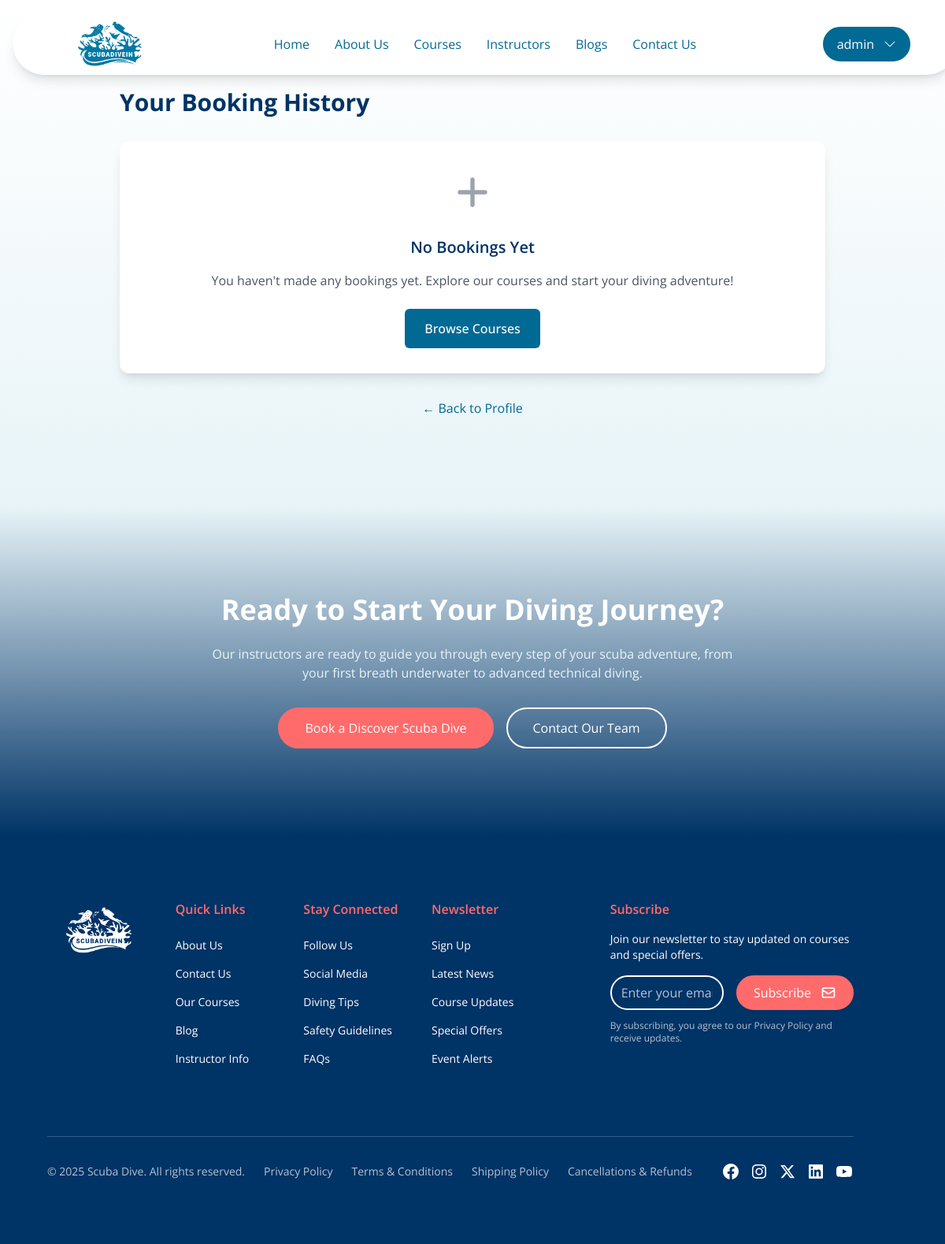
Page /accounts/bookings/ (signed in) on the earlier database version.
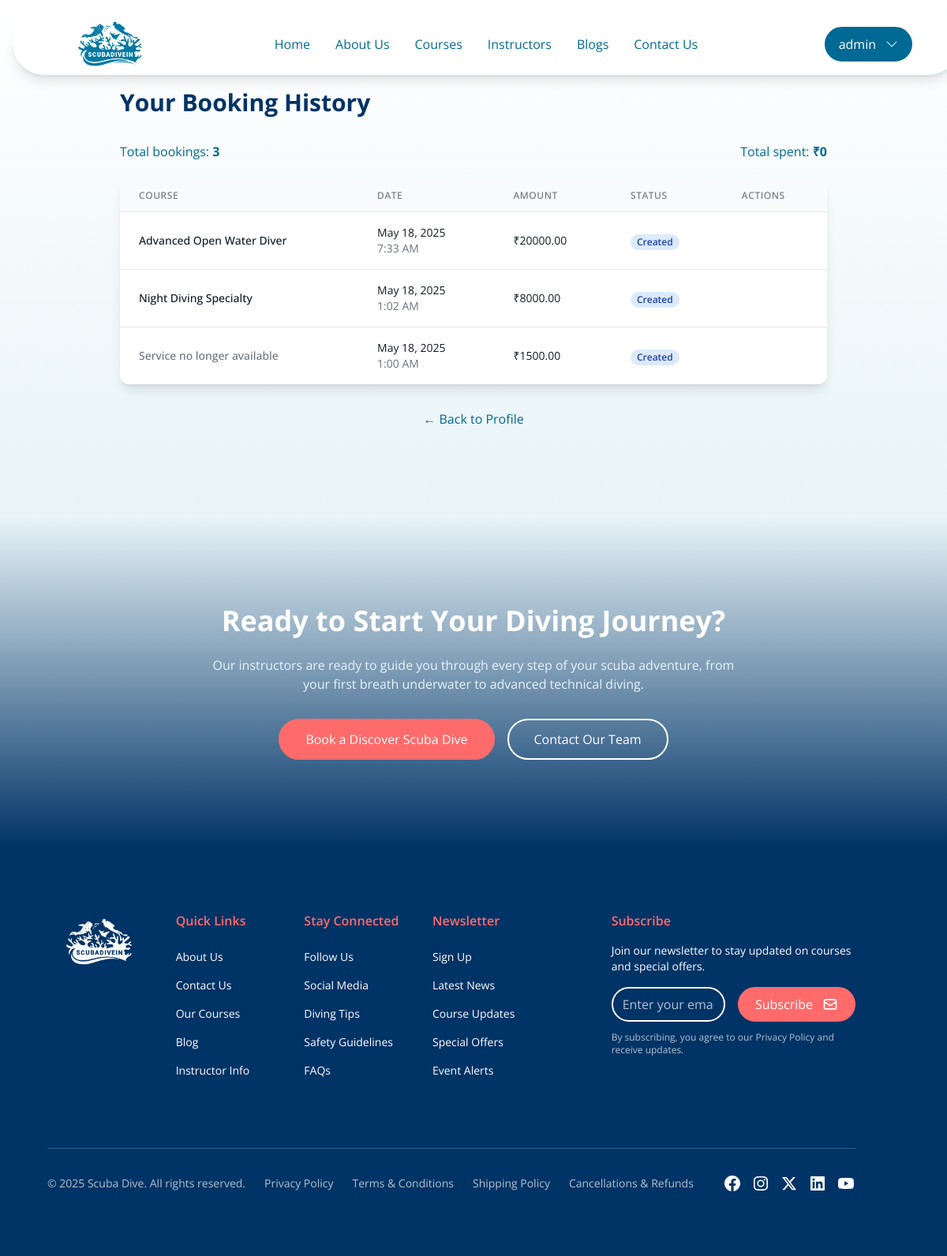
Same page on the later database version.
### mainSite/models.py (models this page shows, shortened)
class RazorpayPayment(models.Model):
    PAYMENT_STATUS_CHOICES = (
        ('created', 'Created'),
        ('attempted', 'Attempted'),
        ('completed', 'Completed'),
        ('failed', 'Failed'),
        ('refunded', 'Refunded'),
    )
    user = models.ForeignKey(settings.AUTH_USER_MODEL, on_delete=models.CASCADE, related_name='payments', null=True)
    service = models.ForeignKey(DivingService, on_delete=models.CASCADE, related_name='payments', null=True)
    event = models.ForeignKey(Event, on_delete=models.CASCADE, related_name='payments', null=True)
    order_id = models.CharField(max_length=100, db_index=True)
    payment_id = models.CharField(max_length=100, null=True, blank=True, db_index=True)
    amount = models.DecimalField(max_digits=10, decimal_places=2)
    currency = models.CharField(max_length=10, default='INR')
    status = models.CharField(max_length=20, choices=PAYMENT_STATUS_CHOICES, default='created', db_index=True)
    booking_date = models.DateField(null=True, blank=True, db_index=True)
    participants = models.PositiveIntegerField(default=1)
    customer_notes = models.TextField(blank=True)
    created_at = models.DateTimeField(auto_now_add=True, db_index=True)
    updated_at = models.DateTimeField(auto_now=True)
    class Meta:
        indexes = [
            models.Index(fields=['user', 'status']),
            models.Index(fields=['service', 'booking_date']),
            models.Index(fields=['event', 'booking_date']),
            models.Index(fields=['created_at']),
        ]

class DivingService(models.Model):
    DIFFICULTY_CHOICES = (
        ('beginner', 'Beginner'),
        ('intermediate', 'Intermediate'),
        ('advanced', 'Advanced'),
    )
    name = models.CharField(max_length=200, db_index=True)
    slug = models.SlugField(unique=True, db_index=True)
    category = models.ForeignKey(ServiceCategory, on_delete=models.CASCADE, related_name='services')
    short_description = models.CharField(max_length=255)
    description = models.TextField()
    price = models.DecimalField(max_digits=10, decimal_places=2, db_index=True)
    duration = models.PositiveIntegerField(help_text="Duration in minutes")
    max_participants = models.PositiveIntegerField(default=10)
    difficulty_level = models.CharField(max_length=20, choices=DIFFICULTY_CHOICES, default='beginner', db_index=True)
    included_items = models.TextField(blank=True, help_text="Items included in the service, one per line")
    requirements = models.TextField(blank=True, help_text="Requirements for this service, one per line")
    featured_image = ImageKitField(folder_name='service_images', max_length=500, blank=True, null=True)
    is_featured = models.BooleanField(default=False, db_index=True)
    is_active = models.BooleanField(default=True, db_index=True)
    created_at = models.DateTimeField(auto_now_add=True, db_index=True)
    updated_at = models.DateTimeField(auto_now=True)
    class Meta:
        ordering = ['category', 'name']
        indexes = [
            models.Index(fields=['category', 'name']),
            models.Index(fields=['is_featured', 'is_active']),
            models.Index(fields=['difficulty_level']),
        ]

### accounts/views.py (the view)
# urls.py: path('bookings/', views.booking_history, name='booking_history'),
@login_required
def booking_history(request):
    bookings = request.user.payments.all().order_by('-created_at')
    total_spent = bookings.filter(status='completed').aggregate(Sum('amount'))['amount__sum'] or 0
    return render(request, 'accounts/booking_history.html', {
        'bookings': bookings,
        'total_spent': total_spent
    })

### mainSite/utils/imagekit_field.py (called while the page is built)
    def get_internal_type(self):
        return 'CharField'

    def from_db_value(self, value, expression, connection):
        if value is None:
            return value
        return value

### templates/accounts/booking_history.html (shortened to what the changed rows need)
{% extends '../base.html' %}
{% load static %}
{% block content %}
<section class="px-[5%] py-16 md:py-24 lg:py-28 bg-gradient-to-b from-white to-wave">
  <div class="container mx-auto">
    <div class="max-w-4xl mx-auto">
      <h1 class="text-3xl font-bold text-deep-blue mb-8">Your Booking History</h1>
      {% if bookings %}
        <div class="mb-6 flex justify-between items-center">
          <p class="text-ocean-blue">Total bookings: <span class="font-bold">{{ bookings.count }}</span></p>
          <p class="text-ocean-blue">Total spent: <span class="font-bold">₹{{ total_spent }}</span></p>
        </div>
        <div class="bg-white rounded-xl shadow-lg overflow-hidden">
          <div class="overflow-x-auto">
            <table class="min-w-full divide-y divide-gray-200">
              <thead class="bg-gray-50">
                <tr>
                  <th scope="col" class="px-6 py-3 text-left text-xs font-medium text-gray-500 uppercase tracking-wider">Course</th>
                  <th scope="col" class="px-6 py-3 text-left text-xs font-medium text-gray-500 uppercase tracking-wider">Date</th>
                  <th scope="col" class="px-6 py-3 text-left text-xs font-medium text-gray-500 uppercase tracking-wider">Amount</th>
                  <th scope="col" class="px-6 py-3 text-left text-xs font-medium text-gray-500 uppercase tracking-wider">Status</th>
                  <th scope="col" class="px-6 py-3 text-left text-xs font-medium text-gray-500 uppercase tracking-wider">Actions</th>
                </tr>
              </thead>
              <tbody class="bg-white divide-y divide-gray-200">
                {% for booking in bookings %}
                <tr>
                  <td class="px-6 py-4 whitespace-nowrap">
                    <div class="text-sm font-medium text-gray-900">
                      {% if booking.service %}
                        {{ booking.service.name }}
                      {% else %}
                        <span class="text-gray-500">Service no longer available</span>
                      {% endif %}
                    </div>
                  </td>
                  <td class="px-6 py-4 whitespace-nowrap">
                    <div class="text-sm text-gray-900">{{ booking.created_at|date:"F j, Y" }}</div>
                    <div class="text-sm text-gray-500">{{ booking.created_at|time:"g:i A" }}</div>
                  </td>
                  <td class="px-6 py-4 whitespace-nowrap">
                    <div class="text-sm text-gray-900">₹{{ booking.amount }}</div>
                  </td>
                  <td class="px-6 py-4 whitespace-nowrap">
                    <span class="px-2 inline-flex text-xs leading-5 font-semibold rounded-full
                      {% if booking.status == 'completed' %}bg-green-100 text-green-800
                      {% elif booking.status == 'failed' %}bg-red-100 text-red-800
                      {% elif booking.status == 'refunded' %}bg-yellow-100 text-yellow-800
                      {% else %}bg-blue-100 text-blue-800{% endif %}">
                      {{ booking.status|title }}
                    </span>
                  </td>
                  <td class="px-6 py-4 whitespace-nowrap text-sm text-ocean-blue">
                  </td>
                </tr>
                {% endfor %}
              </tbody>
            </table>
          </div>
        </div>
      {% else %}
        <div class="bg-white rounded-xl shadow-lg p-8 text-center">
          <div class="mb-6">
            <svg xmlns="http://www.w3.org/2000/svg" class="h-16 w-16 text-gray-400 mx-auto" fill="none" viewBox="0 0 24 24" stroke="currentColor">
              <path stroke-linecap="round" stroke-linejoin="round" stroke-width="2" d="M12 6v6m0 0v6m0-6h6m-6 0H6" />
            </svg>
          </div>
          <h2 class="text-xl font-semibold text-deep-blue mb-4">No Bookings Yet</h2>
          <p class="text-gray-600 mb-6">You haven't made any bookings yet. Explore our courses and start your diving adventure!</p>
          <a href="{% url 'coursesPage' %}" class="inline-flex items-center justify-center px-6 py-3 border border-transparent text-base font-medium rounded-md text-white bg-ocean-blue hover:bg-deep-blue">
            Browse Courses
          </a>
        </div>
      {% endif %}
    </div>
  </div>
</section>
{% endblock %}

Differences in the rows shown:
added RazorpayPayment: service.name "Advanced Open Water Diver", created_at "May 18, 2025", created_at "7:33 AM", amount "20000.00", status "Created"
added RazorpayPayment: service.name "Night Diving Specialty", created_at "May 18, 2025", created_at "1:02 AM", amount "8000.00", status "Created"
added RazorpayPayment: shows "Service no longer available", created_at "May 18, 2025", created_at "1:00 AM", amount "1500.00", status "Created"
Other differences:
{{ bookings.count }}: (not shown) → "3"
{{ total_spent }}: (not shown) → "0"
text no longer shown: "No Bookings Yet You haven't made any bookings yet. Explore our courses and start your diving adventure! Browse Courses"
text now shown: "Total bookings: Total spent: ₹ COURSE DATE AMOUNT STATUS ACTIONS"
